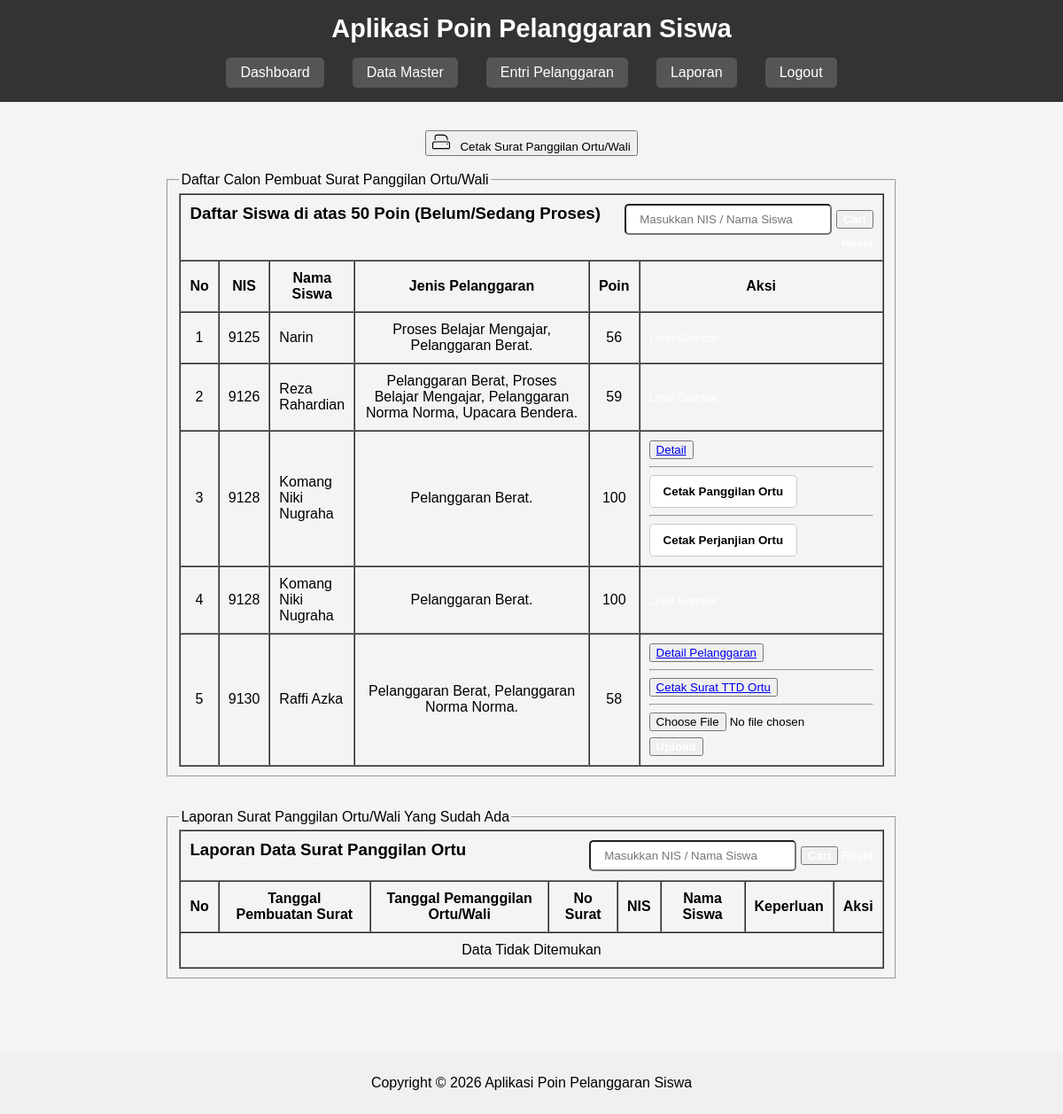
The page /pages/laporan/list_panggilan_ortu.php (signed in) on the database its author committed.
### tables this page shows
CREATE TABLE `siswa` (
  `nis` int(5) NOT NULL,
  `nama_siswa` varchar(50) DEFAULT NULL,
  `jenis_kelamin` enum('Laki - Laki','Perempuan') DEFAULT NULL,
  `alamat` varchar(100) DEFAULT NULL,
  `password` varchar(70) DEFAULT NULL,
  `status` enum('aktif','tidak_aktif','lulus','pindah') DEFAULT NULL,
  `id_ortu_wali` int(5) DEFAULT NULL,
  `id_kelas` int(3) DEFAULT NULL
);

### pages/laporan/list_panggilan_ortu.php (the view, shortened to what this page needs)
<?php
include ROOTPATH . "/config/config.php";
function tampilkanJenisPelanggaran($conn, $nis_siswa) {
    $query = mysqli_query($conn,
        "SELECT DISTINCT jenis
         FROM pelanggaran_siswa
         JOIN jenis_pelanggaran USING(id_jenis_pelanggaran)
         WHERE nis = '$nis_siswa'"
    );
    $daftar = [];
    while ($baris = mysqli_fetch_assoc($query)) {
        $daftar[] = htmlspecialchars($baris['jenis']);
    }
    if (!empty($daftar)) {
        echo implode(', ', $daftar) . '.';
    }
}
if (isset($_GET['cari_daftar_calon_ortu'])) {
    $kata_kunci_calon = mysqli_real_escape_string($conn, $_GET['cari_daftar_calon_ortu']);
    $query_calon_panggilan = "
        SELECT main.*, sub.total_poin
        FROM (
            -- Bagian Dalam: Cari data pelanggaran (dipisah per siswa & tanggal)
            SELECT siswa.*, po.tanggal AS tanggal_surat, po.status AS status_dokumen, po.foto_dokumen
            FROM siswa
            JOIN pelanggaran_siswa USING(nis)
            JOIN jenis_pelanggaran USING(id_jenis_pelanggaran)
            LEFT JOIN perjanjian_orang_tua po USING(id_pelanggaran_siswa)
            WHERE siswa.status = 'aktif'
              AND (siswa.nama_siswa LIKE '%$kata_kunci_calon%' OR siswa.nis LIKE '%$kata_kunci_calon%')
            GROUP BY siswa.nis, po.tanggal, po.status, po.foto_dokumen
            ORDER BY siswa.nis, po.tanggal DESC
        ) main
        JOIN (
            -- Subquery Luar: Hitung total semua poin tiap-tiap siswa
            SELECT nis, SUM(poin) AS total_poin
            FROM pelanggaran_siswa
            JOIN jenis_pelanggaran USING(id_jenis_pelanggaran)
            GROUP BY nis
        ) sub USING(nis)
        -- Filter: Hanya tampilkan kalau jumlah akhirnya antara 50 sampai 100
        WHERE sub.total_poin BETWEEN 50 AND 100
    ";
} else {
    $query_calon_panggilan = "
        SELECT main.*, sub.total_poin
        FROM (
            SELECT siswa.*, po.tanggal AS tanggal_surat, po.status AS status_dokumen, po.foto_dokumen
            FROM siswa
            JOIN pelanggaran_siswa USING(nis)
            JOIN jenis_pelanggaran USING(id_jenis_pelanggaran)
            LEFT JOIN perjanjian_orang_tua po USING(id_pelanggaran_siswa)
            WHERE siswa.status = 'aktif'
            GROUP BY siswa.nis, po.tanggal, po.status, po.foto_dokumen
            ORDER BY siswa.nis, po.tanggal DESC
        ) main
        JOIN (
            SELECT nis, SUM(poin) AS total_poin
            FROM pelanggaran_siswa
            JOIN jenis_pelanggaran USING(id_jenis_pelanggaran)
            GROUP BY nis
        ) sub USING(nis)
        WHERE sub.total_poin BETWEEN 50 AND 100
    ";
}
$hasil_calon_panggilan = mysqli_query($conn, $query_calon_panggilan);
if (isset($_GET['cari_laporan_panggilan'])) {
    $kata_kunci_laporan = mysqli_real_escape_string($conn, $_GET['cari_laporan_panggilan']);
    $query_laporan = mysqli_query($conn,
        "SELECT *
         FROM surat_keluar
         JOIN siswa USING(nis)
         WHERE jenis_surat = 'Panggilan Orang Tua'
           AND (nama_siswa LIKE '%$kata_kunci_laporan%' OR nis LIKE '%$kata_kunci_laporan%')
         ORDER BY tanggal_pemanggilan DESC"
    );
} else {
    $query_laporan = mysqli_query($conn,
        "SELECT *
         FROM surat_keluar
         JOIN siswa USING(nis)
         WHERE jenis_surat = 'Panggilan Orang Tua'
         ORDER BY tanggal_pemanggilan DESC"
    );
}
include ROOTPATH . "/includes/header.php";
?>
<center>
    <button class="print-btn" onclick="window.location.href='/poin_pelanggaran_siswa/pages/cetak/add_panggilan_ortu.php'">
        <span class="printer-wrapper">
            <span class="printer-container">
            </span>
        </span>
        &nbsp;&nbsp;Cetak Surat Panggilan Ortu/Wali
    </button><br><br>
    <fieldset style="width: 70%;">
        <legend>Daftar Calon Pembuat Surat Panggilan Ortu/Wali</legend>
        <div class="scroll">
            <table border="1" cellpadding="10" cellspacing="0" width="100%">
                <thead>
                    <tr>
                        <th colspan="6" align="right">
                            <h3 style="float:left; margin: 0;">Daftar Siswa di atas 50 Poin (Belum/Sedang Proses)</h3>
                            <form action="list_panggilan_ortu.php" method="get">
                                <input type="text"
                                       name="cari_daftar_calon_ortu"
                                       value="<?= isset($_GET['cari_daftar_calon_ortu']) ? htmlspecialchars($_GET['cari_daftar_calon_ortu']) : '' ?>"
                                       placeholder="Masukkan NIS / Nama Siswa"
                                       list="pilihan_calon_ortu"
                                       style="padding:8px 15px;width:200px;border-radius:5px;"
                                       autocomplete="off">
                                <input type="submit" class="btn-warning" style="color:white;font-weight:bold;" value="Cari">
                                <a href="list_panggilan_ortu.php" class="btn-danger"
                                   style="text-decoration:none;color:white;font-family:'Arial';font-size:13px;">Reset</a>
                            </form>
                        </th>
                    </tr>
                    <tr>
                        <th>No</th>
                        <th>NIS</th>
                        <th>Nama Siswa</th>
                        <th>Jenis Pelanggaran</th>
                        <th>Poin</th>
                        <th>Aksi</th>
                    </tr>
                </thead>
                <tbody>
                    <?php
                    $nomor_urut = 1;
                    if (!$hasil_calon_panggilan || mysqli_num_rows($hasil_calon_panggilan) == 0) {
                        echo "<tr><td colspan='6' align='center'>Data Tidak Ditemukan</td></tr>";
                        if (!$hasil_calon_panggilan) {
                            echo "<tr><td colspan='6' align='center' style='color:red;'>Query Error: " . mysqli_error($conn) . "</td></tr>";
                        }
                    } else {
                        while ($baris_calon = mysqli_fetch_assoc($hasil_calon_panggilan)) {
                    ?>
                    <tr>
                        <td align="center"><?= $nomor_urut++ ?></td>
                        <td align="center"><?= htmlspecialchars($baris_calon['nis']) ?></td>
                        <td><?= htmlspecialchars($baris_calon['nama_siswa']) ?></td>
                        <td align="center" width="400px">
                            <?php
                            tampilkanJenisPelanggaran($conn, $baris_calon['nis']);
                            ?>
                        </td>
                        <td align="center"><?= htmlspecialchars($baris_calon['total_poin']) ?></td>
                        <td>
                            <?php
                            if ($baris_calon['status_dokumen'] == NULL) {
                            ?>
                                <button class="btn-primary">
                                    <a href="/poin_pelanggaran_siswa/pages/laporan/detail_pelanggaran.php?nis=<?= $baris_calon['nis'] ?>&tanggal=<?= $baris_calon['tanggal_surat'] ?>&from=list_panggilan_ortu.php">Detail</a>
                                </button>
                                <?php
                                $cek_surat_panggilan = mysqli_query($conn,
                                    "SELECT nis FROM surat_keluar
                                     WHERE nis = '" . mysqli_real_escape_string($conn, $baris_calon['nis']) . "'
                                     AND jenis_surat = 'Panggilan Orang Tua'"
                                );
                                if(mysqli_num_rows($cek_surat_panggilan) == 0){
                                ?>
                                    <hr>
                                    <form action="/poin_pelanggaran_siswa/pages/cetak/add_panggilan_ortu.php" method="post">
                                        <input type="submit" value="Cetak Panggilan Ortu" style="padding: 10px 15px;font-weight:bold;background-color: #fff;border-radius: 5px;border: 1px solid #ccc;">
                                    </form>
                                <?php } ?>
                                <?php
                                $cek_surat_perjanjian = mysqli_query($conn,
                                    "SELECT nis FROM surat_keluar
                                     WHERE nis = '" . mysqli_real_escape_string($conn, $baris_calon['nis']) . "'
                                     AND jenis_surat = 'Perjanjian Ortu'"
                                );
                                if(mysqli_num_rows($cek_surat_perjanjian) == 0){
                                ?>
                                    <hr>
                                    <form action="/poin_pelanggaran_siswa/pages/cetak/add_perjanjian_ortu.php" method="post">
                                        <input type="submit" value="Cetak Perjanjian Ortu" style="padding: 10px 15px;font-weight:bold;background-color: #fff;border-radius: 5px;border: 1px solid #ccc;">
                                    </form>
                                <?php } ?>
                            <?php
                            } elseif ($baris_calon['status_dokumen'] == "Masih Proses") {
                            ?>
                                <button class="btn-primary">
                                    <a href="/poin_pelanggaran_siswa/pages/laporan/detail_pelanggaran.php?nis=<?= $baris_calon['nis'] ?>&tanggal=<?= $baris_calon['tanggal_surat'] ?>&from=list_panggilan_ortu.php">Detail Pelanggaran</a>
                                </button>
                                <hr>
                                <button class="btn-primary">
                                    <a href="/poin_pelanggaran_siswa/pages/cetak/surat_perjanjian_ortu.php?nis=<?= $baris_calon['nis'] ?>">Cetak Surat TTD Ortu</a>
                                </button>
                                <hr>
                                <form action="" method="post" enctype="multipart/form-data">
                                    <input type="file" name="foto_dokumen" accept="image/*" required>
                                    <input type="submit" name="upload" value="Upload" class="btn-warning" style="color:white;font-weight:bold;margin-top:7px;">
                                </form>
                            <?php
                            } elseif ($baris_calon['status_dokumen'] == "Selesai") {
                            ?>
                                <a href="/poin_pelanggaran_siswa/assets/images/<?= htmlspecialchars($baris_calon['foto_dokumen']) ?>"
                                   target="_blank" class="btn-primary"
                                   style="text-decoration:none;color:white;font-family:'Arial';font-size:13px;">Lihat Gambar</a>
                            <?php } ?>
                        </td>
                    </tr>
                    <?php
                        }
                    }
                    ?>
                </tbody>
            </table>
        </div>
    </fieldset>
</center>
<br><br>
<center>
    <fieldset style="width: 70%;">
        <legend>Laporan Surat Panggilan Ortu/Wali Yang Sudah Ada</legend>
        <div class="scroll">
            <table border="1" cellpadding="10" cellspacing="0" width="100%">
                <thead>
                    <tr>
                        <th colspan="8" align="right">
                            <h3 style="float:left; margin: 0;">Laporan Data Surat Panggilan Ortu</h3>
                            <form action="list_panggilan_ortu.php" method="get">
                                <input type="text"
                                       name="cari_laporan_panggilan"
                                       value="<?= isset($_GET['cari_laporan_panggilan']) ? htmlspecialchars($_GET['cari_laporan_panggilan']) : '' ?>"
                                       placeholder="Masukkan NIS / Nama Siswa"
                                       list="pilihan_laporan"
                                       style="padding:8px 15px;width:200px;border-radius:5px;"
                                       autocomplete="off">
                                <input type="submit" class="btn-warning" style="color:white;font-weight:bold;" value="Cari">
                                <a href="list_panggilan_ortu.php" class="btn-danger"
                                   style="text-decoration:none;color:white;font-family:'Arial';font-size:13px;">Reset</a>
                            </form>
                        </th>
                    </tr>
                    <tr>
                        <th>No</th>
                        <th>Tanggal Pembuatan Surat</th>
                        <th>Tanggal Pemanggilan Ortu/Wali</th>
                        <th>No Surat</th>
                        <th>NIS</th>
                        <th>Nama Siswa</th>
                        <th>Keperluan</th>
                        <th>Aksi</th>
                    </tr>
                </thead>
                <tbody>
                    <?php
                    if (!$query_laporan || mysqli_num_rows($query_laporan) == 0) {
                        echo "<tr><td colspan='8' align='center'>Data Tidak Ditemukan</td></tr>";
                    }
                    ?>
                </tbody>
            </table>
        </div>
    </fieldset>
</center>
<?php
include ROOTPATH . "/includes/footer.php";
?>

### css/components/header.css (style rules this page uses)
body { font-family: Arial, sans-serif; margin: 0; padding: 0; background-color: #f4f4f4; }

### rows shown on the page
siswa: nis "9125", nama_siswa "Narin", daftar "Proses Belajar Mengajar, Pelanggaran Berat", total_poin "56"
siswa: nis "9126", nama_siswa "Reza Rahardian", daftar "Pelanggaran Berat, Proses Belajar Mengajar, Pelanggaran Norma Norma, Upacara Bendera", total_poin "59"
siswa: nis "9128", nama_siswa "Komang Niki Nugraha", daftar "Pelanggaran Berat", total_poin "100"
siswa: nis "9130", nama_siswa "Raffi Azka", daftar "Pelanggaran Berat, Pelanggaran Norma Norma", total_poin "58"
